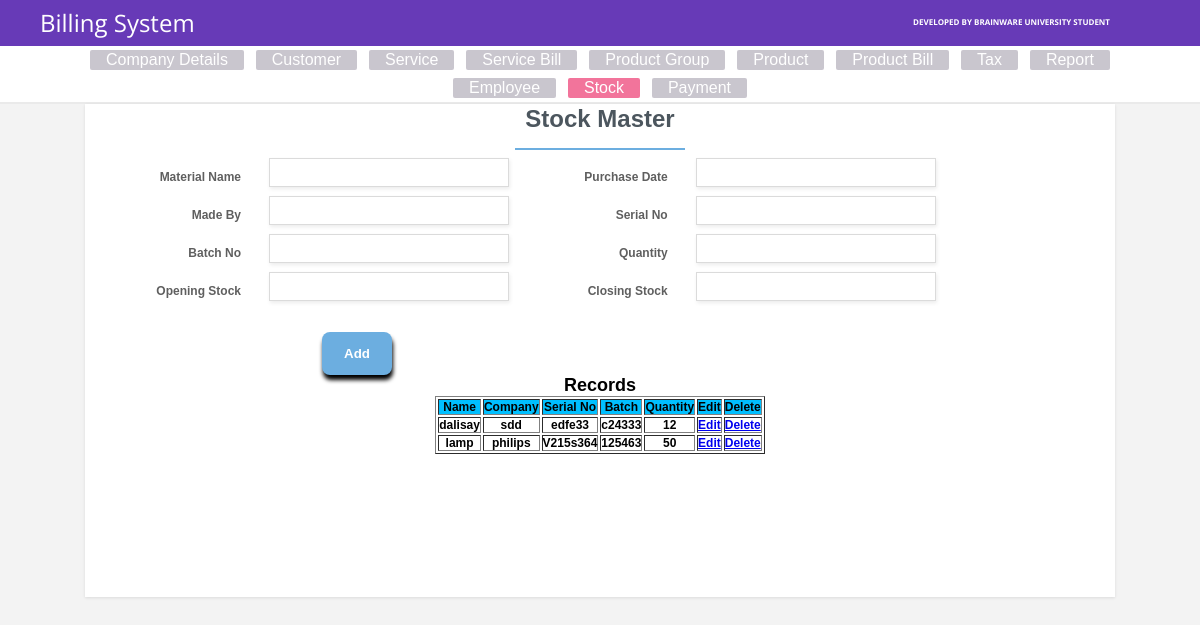
Screenshot of /stock-master.php with the database file from the repository.
### tables this page shows
CREATE TABLE IF NOT EXISTS `stock_master` (
`id` int(11) NOT NULL,
  `date` date NOT NULL,
  `Name` varchar(200) NOT NULL,
  `madeBy` varchar(200) NOT NULL,
  `serialNo` varchar(50) NOT NULL,
  `batchNo` varchar(50) NOT NULL,
  `Quantity` int(11) NOT NULL,
  `Accountin_year` varchar(100) NOT NULL,
  `Opening_Stock` int(11) NOT NULL
);

### stock-master.php (the view, shortened to what this page needs)
<!DOCTYPE html>
<html>
<head>
	<link rel="stylesheet" href="assets/demo.css">
	<link rel="stylesheet" href="assets/form-basic.css">
   <link rel="stylesheet" href="css/jquery-ui.css">
  <link rel="stylesheet" href="/resources/demos/style.css">
</head>
	<header>
   <h6 align="right" style="color:#FFFFFF"><a href="https://www.brainwareuniversity.ac.in/" target="_new">Developed by Brainware University Student</a></h6>
		<h1>Billing System</h1>
    </header>
    <ul>
        <li><a href="companymaster.php" >Company Details</a></li>
        <li><a href="customer-master.php" >Customer</a></li>
        <li><a href="service-master.php">Service</a></li>
        <li><a href="service-bill-trans.php">Service Bill</a></li>
        <li><a href="product-group.php">Product Group</a></li>
        <li><a href="product-master.php">Product</a></li>
        <li><a href="product-bill-trans.php">Product Bill</a></li>
        <li><a href="tax-master.php">Tax</a></li>
       <li><a href="Reports/service_report.php">Report</a></li>
       <ul>
        <li><a href="employee-master.php" >Employee</a></li>
        <li><a href="stock-master.php" class="active">Stock</a></li>
        <li><a href="payment/payment.php">Payment</a></li>
         </ul>
    </ul>
    <div class="main-content">
        <form class="form-basic" method="post" id="frmstock">
            <div class="form-title-row">
                <h1>Stock Master</h1>
            </div>
            <div class="form-row">
                <label>
                    <span>Material Name</span>
                    <input type="text" id="name" required>
                </label>
                <label>
                    <span>Purchase Date</span>
                    <input type="text" id="date" required>
                </label>
            </div>
            <div class="form-row">
                <label>
                    <span>Made By</span>
                    <input type="text" id="made" >
                </label>
                 <label>
                    <span>Serial No</span>
                    <input type="text" id="serial" >
                </label>
            </div>
            <div class="form-row">
                <label>
                    <span>Batch No</span>
                    <input type="text" id="batch" >
                </label>
                 <label>
                    <span>Quantity</span>
                   <input type="text" id="qty" >
                </label>
            </div>
		<div class="form-row">
                <label>
                    <span>Opening Stock</span>
                    <input type="text" id="opstock" readonly required>
                </label>
                <label>
                    <span>Closing Stock</span>
                    <input type="text" id="clstock" readonly required>
                </label>
            </div>
            <div class="form-row">
                <button type="submit" name="submit" id="add" onClick="chk()">Add</button>
            </div>
   <div>  <h2>Records</h2>
<div align="center"  style="overflow-y: scroll; height: 200px; ">
            <?php
			 	$Qry = "Select * from stock_master order by id DESC";
				$sql = mysql_query ($Qry);
				echo "<table border='1' border-color='#ff0000'>
				<tr>
				<td align='Center' bgcolor='#00BFFF'>Name</td>
				<td align='Center' bgcolor='#00BFFF'>Company</td>
				<td align='Center' bgcolor='#00BFFF'>Serial No</td>
				<td align='Center' bgcolor='#00BFFF'>Batch</td>
				<td align='Center' bgcolor='#00BFFF'>Quantity</td>
				<td align='Center' bgcolor='#00BFFF'>Edit</td>
				<td align='Center' bgcolor='#00BFFF'>Delete</td>
				</tr>";
				while($row = mysql_fetch_array($sql))
				  {
				  echo "<tr>";
				  echo "<td align='Center'>" . $row['Name'] . "</td>";
				  echo "<td align='Center'>" . $row['madeBy'] . "</td>";
				  echo "<td align='Center'>" . $row['serialNo'] . "</td>";
				  echo "<td align='Center'>" . $row['batchNo'] . "</td>";
				  echo "<td align='Center'>" . $row['Quantity'] . "</td>";
				  echo "<td align='Center'>" ; ?> <a href=#>Edit </a> <?php "</td>";
				  echo "<td align='Center'>" ; ?> <a href=# onclick="return confirm('Are you sure to delete?');" >Delete </a> <?php "</td>";
				  echo "</tr>";
				  }
				echo "</table>";
			?>
		</div>
             </div>
              </form>
    </div>
</body>
</html>

### assets/demo.css (style rules this page uses)
* { margin: 0; padding: 0; box-sizing: border-box; }
html { background-color: #efefef; }
header { box-sizing: border-box; text-align: center; width: 100%; padding: 5px 40px; background-color: #673AB7; overflow: hidden; }
header h1 { float: left; font: normal 24px/1.5 'Open Sans', sans-serif; color: #fff; }
header a { color:#fff; float: right; text-decoration: none; display: inline-block; padding: 13px 50px; border-radius: 3px; font: bold 8px/1 'Open Sans', sans-serif; text-transform: uppercase; }
ul { list-style: none; border-bottom: 1px solid #EAEAEA; background-color: #FFF; padding: 1; margin-top: 0; text-align: center; margin-bottom: 0px; }
ul a { text-decoration: none; color: #FFF; text-align: left; background-color: #BCB8C2; padding: 2px 16px; border-radius: 2px; opacity: 0.8; font-size: 16px; display: inline-block; margin: 4px; line-height: 1; outline: none; transition: 0.2s ease; }
ul li a.active { background-color: #F05283; pointer-events: none; }
ul li { display: inline-block; }
.main-content { margin-bottom: 75px; }

### assets/form-basic.css (style rules this page uses)
html { background-color: #f3f3f3; }
.form-basic { max-width: 1030px; margin: 0 auto; padding: 1px; box-sizing: border-box; background-color: #ffffff; box-shadow: 0 1px 3px 0 rgba(0, 0, 0, 0.1); font: bold 12px sans-serif; text-align: center; }
.form-basic .form-row { text-align: left; margin-bottom: 0px; }
.form-basic .form-title-row { text-align: center; margin-bottom: 8px; }
.form-basic h1 { display: inline-block; box-sizing: border-box; color: #4c565e; font-size: 24px; padding: 0 10px 15px; border-bottom: 2px solid #6caee0; margin: 0; }
.form-basic .form-row > label span { display: inline-block; box-sizing: border-box; color: #5F5F5F; width: 180px; text-align: right; vertical-align: top; padding: 12px 25px; }
.form-basic input { color: #5f5f5f; box-sizing: border-box; width: 240px; box-shadow: 1px 2px 4px 0 rgba(0, 0, 0, 0.08); padding: 6px; border: 1px solid #dbdbdb; }
.form-basic button { display: block; border-radius: 8px; background-color: #6caee0; color: #ffffff; font-weight: bold; box-shadow: 1px 5px 4px 0 rgba(0, 0, 0, 1); padding: 14px 22px; border: 0; margin: 22px 236px 0; }

### css/style.css (style rules this page uses)
input { outline: none; }

### rows the page displays
stock_master: Name "dalisay", madeBy "sdd", serialNo "edfe33", batchNo "c24333", Quantity "12"
stock_master: Name "lamp", madeBy "philips", serialNo "V215s364", batchNo "125463", Quantity "50"
